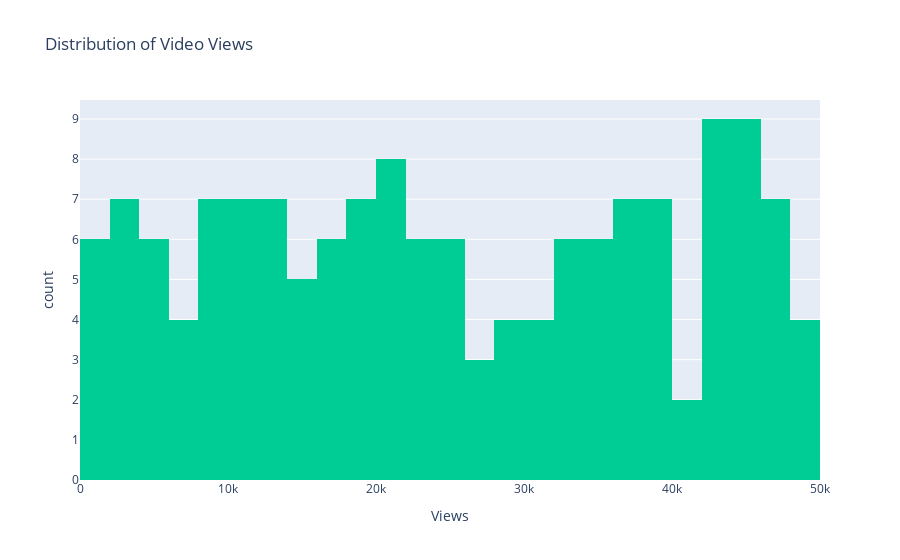

Source (notebook cell):
### Markdown cell above
2. Distribution Plots

### Code cell
#a. Views Distribution

fig = px.histogram(df, x='Views', nbins=40, title='Distribution of Video Views',
                   color_discrete_sequence=['#00CC96'])
fig.show()

### Figure 1 — Plotly figure (JSON) as saved in the notebook; plotly's stock layout.template omitted (floating-point values rounded to 4 significant figures; data arrays with more than 128 entries replaced by an {"elided": "..."} marker saying what was removed)
{"data": [{"bingroup": "x", "hovertemplate": "Views=%{x}<br>count=%{y}<extra></extra>", "legendgroup": "", "marker": {"color": "#00CC96", "pattern": {"shape": ""}}, "name": "", "nbinsx": 40, "orientation": "v", "showlegend": false, "type": "histogram", "x": {"elided": "150 int values"}, "xaxis": "x", "yaxis": "y"}], "layout": {"barmode": "relative", "legend": {"tracegroupgap": 0}, "title": {"text": "Distribution of Video Views"}, "xaxis": {"anchor": "y", "domain": [0, 1], "title": {"text": "Views"}}, "yaxis": {"anchor": "x", "domain": [0, 1], "title": {"text": "count"}}}}
